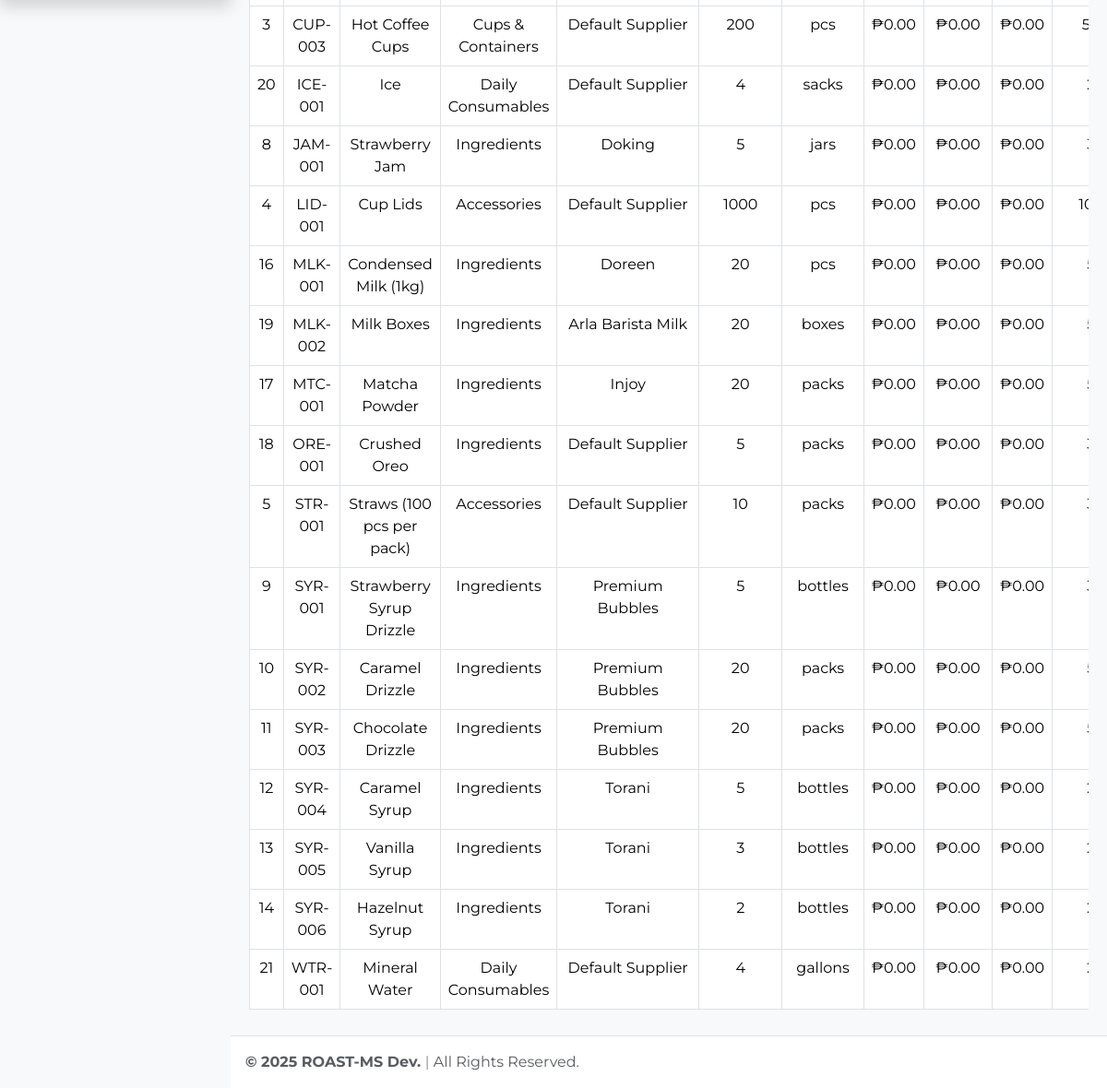
The app's page /pages/admin/inventory.php (signed in, lower part), older data.
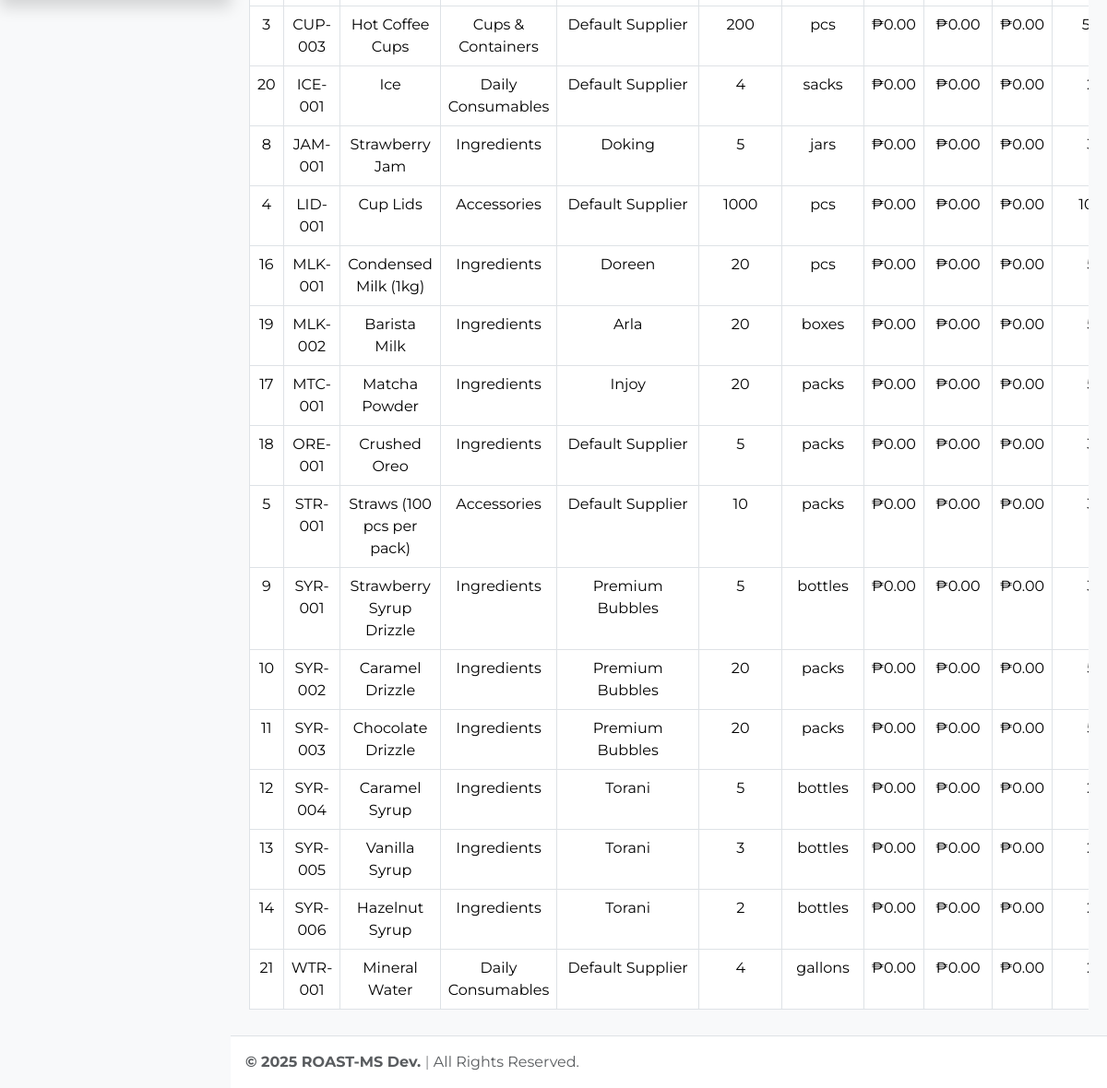
The same page, newer data.
### tables this page shows
CREATE TABLE `inventory` (
  `id` int(11) NOT NULL,
  `item_id` varchar(50) NOT NULL,
  `product_name` varchar(100) NOT NULL,
  `category` varchar(50) DEFAULT NULL,
  `supplier` varchar(100) DEFAULT NULL,
  `quantity_in_stock` int(11) DEFAULT 0,
  `unit_of_measure` varchar(50) DEFAULT NULL,
  `cost_price` decimal(10,2) DEFAULT 0.00,
  `selling_price` decimal(10,2) DEFAULT 0.00,
  `stock_value` decimal(10,2) GENERATED ALWAYS AS (`quantity_in_stock` * `cost_price`) STORED,
  `reorder_level` int(11) DEFAULT 0,
  `status` enum('Available','Low Stock','Out of Stock') DEFAULT 'Available',
  `last_updated` datetime DEFAULT current_timestamp() ON UPDATE current_timestamp()
);

### pages/admin/inventory.php (the view, shortened to what this page needs)
<?php
require_once $_SERVER['DOCUMENT_ROOT'] . '/roast-ms/auth.php';
?>
<!DOCTYPE html>
<html lang="en">
<head>
  <link rel="stylesheet" href="https://cdn.jsdelivr.net/npm/overlayscrollbars@2.10.1/styles/overlayscrollbars.min.css"
 />
  <link rel="stylesheet" href="https://cdn.jsdelivr.net/npm/bootstrap-icons@1.11.3/font/bootstrap-icons.min.css"
 />
  <link rel="stylesheet" href="/roast-ms/assets/css/style.css" />
  <link rel="stylesheet" href="/roast-ms/assets/css/adminlte.css" />
  <link rel="stylesheet" href="/roast-ms/assets/css/validate.css" />
  <link rel="stylesheet" href="https://cdn.jsdelivr.net/npm/apexcharts@3.37.1/dist/apexcharts.css"
 />
  <link href="https://cdn.jsdelivr.net/npm/bootstrap@5.3.3/dist/css/bootstrap.min.css" rel="stylesheet"
>
  <link rel="stylesheet" href="https://cdn.datatables.net/2.2.2/css/dataTables.bootstrap5.css">
  <link rel="stylesheet" href="https://cdn.datatables.net/buttons/3.2.2/css/buttons.dataTables.min.css">
  <link rel="stylesheet" href="https://cdnjs.cloudflare.com/ajax/libs/toastr.js/latest/toastr.min.css" />
</head>
<body class="layout-fixed sidebar-expand-lg sidebar-mini bg-body-tertiary">
  <div class="app-wrapper">
    <main class="app-main">
      <div class="app-content">
        <div class="container-fluid">
          <div class="table-responsive">
            <div class="data_table">
              <table id="salesTable" class="table table-hover table-bordered" style="width:100%">
                <tbody>
                  <?php
                  $query = "SELECT * FROM inventory ORDER BY item_id ASC";
                  $result = $conn->query($query);
                  if ($result && $result->num_rows > 0) {
                    while ($row = $result->fetch_assoc()) {
                      echo "<tr class='text-center'>";
                      echo "<td class='text-center'>{$row['id']}</td>";
                      echo "<td>{$row['item_id']}</td>";
                      echo "<td>{$row['product_name']}</td>";
                      echo "<td>{$row['category']}</td>";
                      echo "<td>{$row['supplier']}</td>";
                      echo "<td>{$row['quantity_in_stock']}</td>";
                      echo "<td>{$row['unit_of_measure']}</td>";
                      echo "<td>₱" . number_format($row['cost_price'], 2) . "</td>";
                      echo "<td>₱" . number_format($row['selling_price'], 2) . "</td>";
                      echo "<td>₱" . number_format($row['stock_value'], 2) . "</td>";
                      echo "<td>{$row['reorder_level']}</td>";
                      echo "</tr>";
                    }
                  } else {
                    echo "<tr><td colspan='12' class='text-center text-muted'>No records found.</td></tr>";
                  }
                  ?>
                </tbody>
              </table>
            </div>
          </div>
        </div>
      </div>
    </main>
    <footer class="app-footer">
      <strong>
        © <span id="year"></span> ROAST-MS Dev. <span class="fw-light">|</span>
      </strong>
      All Rights Reserved.
    </footer>
  </div>
</body>
</html>

Row changes from the older to the newer data that the page shows:
changed inventory "MLK-002": product_name "Milk Boxes" → "Barista Milk"; supplier "Arla Barista Milk" → "Arla"
